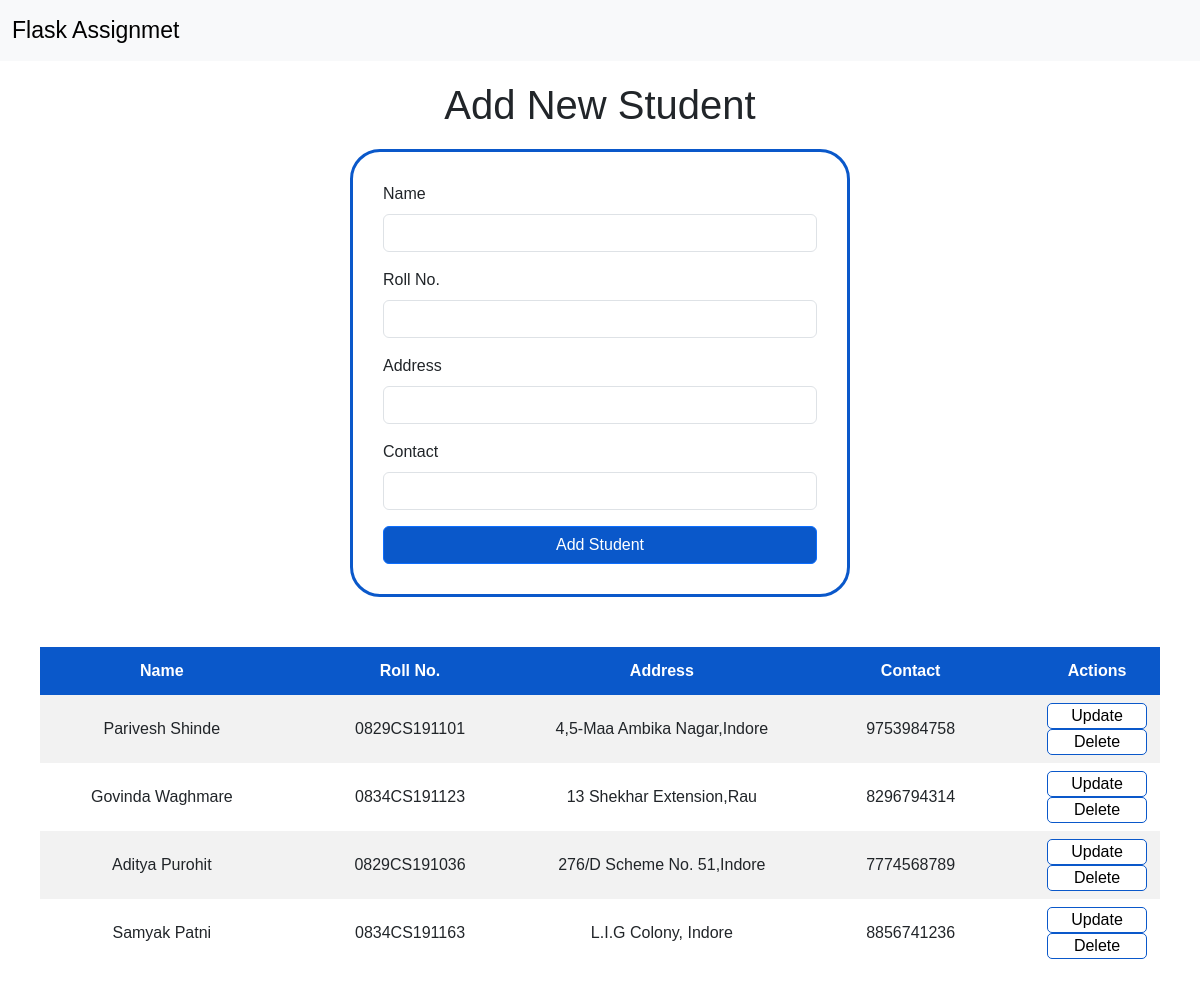
The page / on the database its author committed.
### app.py (models this page shows, shortened)
class Student(db.Model):
    name=db.Column(db.String(100),nullable=False)
    rollNo=db.Column(db.String(100),nullable=False,primary_key=True)
    address=db.Column(db.String(200),nullable=False)
    contact=db.Column(db.String(12),nullable=False)

### app.py (the view)
@app.route("/",methods=['GET','POST'])
def hello_world():
    allRecords=Student.query.all()
    return render_template('index.html',allRecords=allRecords)

### templates/index.html (shortened to what this page needs)
{% extends 'base.html' %} {% block body %}
<h1>Add New Student</h1>
<div class="container form-container">
  <form action="/addStudent" , method="POST">
    <div class="mb-3">
      <label for="name" class="form-label">Name</label>
      <input type="text" class="form-control" name="name" id="name" />
    </div>
    <div class="mb-3">
      <label for="rollNo" class="form-label">Roll No.</label>
      <input type="text" class="form-control" name="rollNo" id="rollNo" />
    </div>
    <div class="mb-3">
      <label for="address" class="form-label">Address</label>
      <input type="text" class="form-control" name="address" id="address" />
    </div>
    <div class="mb-3">
      <label for="contact" class="form-label">Contact</label>
      <input type="text" class="form-control" name="contact" id="contact" />
    </div>
    <button type="submit" class="btn btn-primary">Add Student</button>
  </form>
</div>
<div class="table-container">
  <table id="customers">
    <tr>
      <th id="formname">Name</th>
      <th id="formrollno">Roll No.</th>
      <th id="formaddress">Address</th>
      <th id="formcontact">Contact</th>
      <th id="actions">Actions</th>
    </tr>
    {% for record in allRecords %}
    <tr>
      <td>{{record.name}}</td>
      <td>{{record.rollNo}}</td>
      <td>{{record.address}}</td>
      <td>{{record.contact}}</td>
      <td>
        <a
          type="button"
          href="/updateStudent/{{record.rollNo}}"
          class="actionbtn"
          >Update</a
        ><a
          type="button"
          href="/deleteStudent/{{record.rollNo}}"
          class="actionbtn"
        >
          Delete
        </a>
      </td>
    </tr>
    {% endfor %}
  </table>
</div>
{% endblock body %}

### templates/base.html (shortened to what this page needs)
<!DOCTYPE html>
<html lang="en">
  <head>
    <link
      href="https://cdn.jsdelivr.net/npm/bootstrap@5.3.0-alpha1/dist/css/bootstrap.min.css"
      rel="stylesheet"
    />
    <link
      rel="stylesheet"
      href="{{ url_for('static', filename='styles.css') }}"
    />
  </head>
  <body>
    <nav class="navbar bg-body-tertiary">
      <div class="container-fluid">
        <a class="navbar-brand" href="/">Flask Assignmet</a>
      </div>
    </nav>
    {% block body %} {% endblock body%}
  </body>
</html>

### static/styles.css (style rules this page uses)
* { font-family: sans-serif; }
body { margin: 0px; }
a { text-decoration: none; }
h1 { text-align: center; margin: 20px; margin-bottom: 0; }
.navbar-brand { font-size: 23px; }
.table-container { padding: 40px; }
.container { border: solid 3px #0a58ca; border-radius: 30px; width: 500px; padding: 30px; margin-top: 20px; margin-bottom: 10px; }
.actionbtn { display: inline-block; width: 100px; color: black; background-color: white; border: 1.5px solid #0a58ca; border-radius: 5px; margin-right: 5px; margin-left: 5px; }
.btn { width: 100%; background-color: #0a58ca; }
#customers { font-family: Arial, Helvetica, sans-serif; border-collapse: collapse; width: 100%; }
#formname, #formrollno, #formcontact, #formaddress { width: 300px; }
#customers td, #customers th { border: none; padding: 8px; text-align: center; }
#customers tr:nth-child(even) { background-color: #f2f2f2; }
#customers th { padding-top: 12px; padding-bottom: 12px; text-align: center; background-color: #0a58ca; color: white; }

### rows shown on the page
Student: name "Parivesh Shinde", rollNo "0829CS191101", address "4,5-Maa Ambika Nagar,Indore", contact "9753984758"
Student: name "Govinda Waghmare", rollNo "0834CS191123", address "13 Shekhar Extension,Rau", contact "8296794314"
Student: name "Aditya Purohit", rollNo "0829CS191036", address "276/D Scheme No. 51,Indore", contact "7774568789"
Student: name "Samyak Patni", rollNo "0834CS191163", address "L.I.G Colony, Indore", contact "8856741236"
